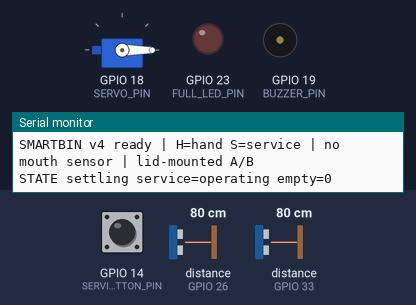
This program was run on a simulated ESP32. On the bench: servo, output pins drawn as LEDs (lit = HIGH), buzzer (waves = sounding, pin HIGH), the last lines printed to the serial monitor. Wiring (from diagram.json): 2 × ultrasonic range finder: trigger GPIO 25, echo GPIO 26 / trigger GPIO 32, echo GPIO 33. Wiring (inferred from the names in the program): IR receiver: data GPIO 13. The inputs (shaded band) are chosen by the test bench; at power-on: GPIO 14 (SERVICE_BUTTON_PIN) HIGH, distance to the obstacle (sensors on GPIO 26, GPIO 33) 80 cm. The echo pulse lasts 58.3 µs per cm; WiFi joins after 1.5 s; servers stay silent unless stated; random numbers use the default seed unless the program sets one; no MQTT or app messages arrive unless stated; servo pulses on a pin are drawn as a servo (544–2400 µs = 0–180°); pins used as bus, display or sensor lines are not drawn.

Above: at 1.2 s.
1.3 s: GPIO 14 (SERVICE_BUTTON_PIN) pulled LOW for 0.15 s
At 2.5 s:
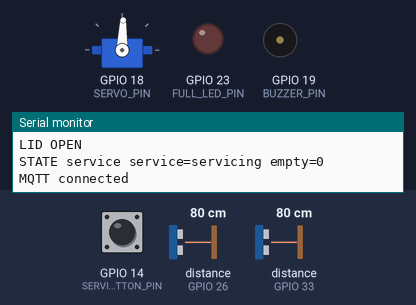
2.9 s: GPIO 14 (SERVICE_BUTTON_PIN) pulled LOW for 1 s
At 3.8 s:
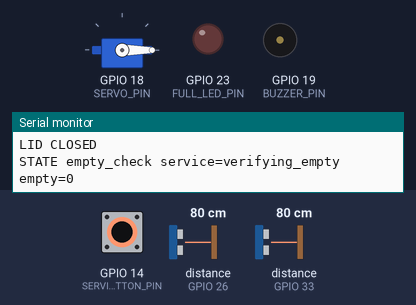
5.4 s: GPIO 14 (SERVICE_BUTTON_PIN) pulled LOW for 3.2 s
At 6.9 s:
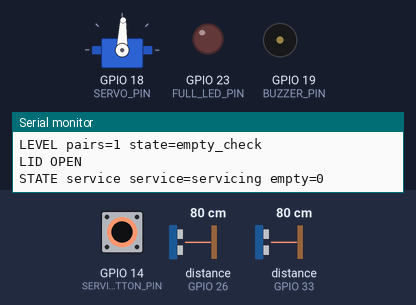
Timing chart, 0 to 8.4 s (numbered marks = the images above; inputs shaded):
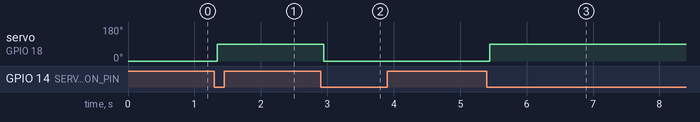

Measured:
- after the input at 1.3 s, servo on GPIO 18 (SERVO_PIN): 0° → 88° at once
- after the input at 2.9 s, servo on GPIO 18 (SERVO_PIN): 88° → 0° at once
- after the input at 5.4 s, servo on GPIO 18 (SERVO_PIN): 0° → 88° after 0.05 s

The program:

main.cpp
```cpp
#include <Arduino.h>
#include "config.h"
#include "controller.h"
#include <esp_system.h>
#include <WiFi.h>
#include <PubSubClient.h>
#include <ArduinoJson.h>
#include <esp_arduino_version.h>
#if BIN_ENABLE_BLYNK
#include <BlynkSimpleEsp32.h>
#endif

// The Arduino loop owns sensors/actuators; the network task owns all clients.
// Queues carry copies, so a stalled MQTT/Blynk connection cannot stall the lid.
struct Snapshot {
  uint32_t uptime, sampleAge;
  float distance, fill;
  float distanceA, distanceB, fillA, fillB;
  uint8_t sensorCount;
  SmartBin::LevelState levelState;
  bool sensorOkA, sensorOkB;
  bool sensorOk, hand, lidOpen, full, muted, remote;
  bool handHeld, emptyVerified;
  const char* measurementStatus;
  SmartBin::ServiceMode serviceMode;
  uint32_t openCount;
  char lastCommandId[49];
  char lastCommandResult[17];
};
using Action = SmartBin::Control;
struct Command { Action action; char id[49]; uint32_t deadline; };
QueueHandle_t snapshotQueue, commandQueue;
SmartBin::Controller controller;
SmartBin::Button serviceButton;
WiFiClient transport;
PubSubClient mqtt(transport);
String telemetryTopic, commandTopic, availabilityTopic;
bool lastLid = false, lastBuzz = false;
char lastCommandId[49] = "";
char lastCommandResult[17] = "none";
char bootId[17] = "";
SmartBin::LevelState lastReportedState=SmartBin::LevelState::Warming;
SmartBin::ServiceMode lastReportedMode=SmartBin::ServiceMode::Operating;
bool lastReportedEmpty=false;

void servoAngle(int degrees) {
  const uint32_t us = map(degrees, 0, 180, Config::SERVO_MIN_US, Config::SERVO_MAX_US);
  const uint32_t duty = us * 65535UL / 20000UL;
#if ESP_ARDUINO_VERSION_MAJOR >= 3
  ledcWrite(Config::SERVO_PIN, duty);
#else
  ledcWrite(0, duty);
#endif
}

void buzzer(bool on) {
  if (on == lastBuzz) return;
  lastBuzz = on;
#if ESP_ARDUINO_VERSION_MAJOR >= 3
  ledcWriteTone(Config::BUZZER_PIN, on ? 2000 : 0);
#else
  ledcWriteTone(2, on ? 2000 : 0);
#endif
}

void onMqtt(char*, byte* payload, unsigned length) {
  if(!Config::REMOTE_CONTROL)return;
  StaticJsonDocument<384> doc;
  if (length > 360 || deserializeJson(doc, payload, length)) return;
  const char* name = doc["command"] | "";
  const char* id = doc["request_id"] | "";
  if (strlen(id) == 0 || strlen(id) > 48) return;
  if(strcmp(doc["boot_id"] | "",bootId) || !doc["expires_at_uptime_ms"].is<uint32_t>())return;
  const uint32_t deadline=doc["expires_at_uptime_ms"].as<uint32_t>();
  if(!SmartBin::commandFresh(millis(),deadline))return;
  static char recent[24][49]={};
  static unsigned next=0;
  for(const auto& previous:recent)if(!strcmp(previous,id))return;
  Command cmd{};
  if (!strcmp(name,"open")) cmd.action = Action::Open;
  else if (!strcmp(name,"auto")) cmd.action = Action::Auto;
  else if (!strcmp(name,"mute")) cmd.action = Action::Mute;
  else if (!strcmp(name,"unmute")) cmd.action = Action::Unmute;
  else if (!strcmp(name,"begin_service")) cmd.action = Action::BeginService;
  else if (!strcmp(name,"finish_service")) cmd.action = Action::FinishService;
  else if (!strcmp(name,"recheck")) cmd.action = Action::Recheck;
  else return;
  strlcpy(cmd.id, id, sizeof(cmd.id));
  cmd.deadline=deadline;
  if (xQueueSend(commandQueue, &cmd, 0) != pdTRUE) Serial.println("COMMAND queue full");
  else {strlcpy(recent[next],id,sizeof(recent[next])); next=(next+1)%24;}
}

void publishSnapshot(const Snapshot& s) {
  StaticJsonDocument<1536> doc;
  doc["schema"] = 4;
  doc["source"] = "esp32";
  doc["mouth_sensor_available"] = false;
  doc["mouth_blocked"] = nullptr;
  doc["lid_position_confirmed"] = false;
  doc["measurement_status"] = s.measurementStatus;
  doc["boot_id"] = bootId;
  doc["remote_control"] = Config::REMOTE_CONTROL;
  doc["device_id"] = "bin-a7f39c";
  doc["uptime_ms"] = s.uptime;
  doc["sample_age_ms"] = s.sampleAge;
  doc["sensor_ok"] = s.sensorOk;
  doc["sensor_count"] = s.sensorCount;
  doc["hand_held"] = s.handHeld;
  doc["empty_verified"] = s.emptyVerified;
  doc["service_mode"] = SmartBin::serviceName(s.serviceMode);
  doc["level_state"] = SmartBin::stateName(s.levelState);
  doc["sensor_a_ok"] = s.sensorOkA;
  doc["sensor_b_ok"] = s.sensorCount == 2 && s.sensorOkB;
  if (s.sensorOkA) { doc["distance_a_cm"] = s.distanceA; doc["fill_a_percent"] = s.fillA; }
  else { doc["distance_a_cm"] = nullptr; doc["fill_a_percent"] = nullptr; }
  if (s.sensorCount == 2 && s.sensorOkB) { doc["distance_b_cm"] = s.distanceB; doc["fill_b_percent"] = s.fillB; }
  else { doc["distance_b_cm"] = nullptr; doc["fill_b_percent"] = nullptr; }
  if (s.sensorOk) { doc["distance_cm"] = s.distance; doc["fill_percent"] = s.fill; }
  else { doc["distance_cm"] = nullptr; doc["fill_percent"] = nullptr; }
  doc["hand_detected"] = s.hand;
  doc["lid"] = s.lidOpen ? "open" : "closed";
  doc["full"] = s.full;
  doc["muted"] = s.muted;
  doc["mode"] = s.remote ? "remote_timed" : "auto";
  doc["open_count"] = s.openCount;
  doc["last_command_id"] = s.lastCommandId;
  doc["last_command_result"] = s.lastCommandResult;
  doc["rssi"] = WiFi.RSSI();
  char output[1536];
  size_t n = serializeJson(doc, output, sizeof(output));
  // Non-retained telemetry: dashboard must receive fresh data after reconnect.
  if (mqtt.connected() && !mqtt.publish(telemetryTopic.c_str(), reinterpret_cast<const uint8_t*>(output), n, false))
    Serial.println("MQTT telemetry publish failed");
#if BIN_ENABLE_BLYNK
  if (Blynk.connected()) {
    Blynk.virtualWrite(V4, s.sensorOk ? 1 : 0);
    if (s.sensorOk) { Blynk.virtualWrite(V0, s.fill); Blynk.virtualWrite(V3, s.distance); }
    Blynk.virtualWrite(V1, s.lidOpen ? 1 : 0);
    Blynk.virtualWrite(V2, s.full ? 1 : 0);
    Blynk.virtualWrite(V5, SmartBin::stateName(s.levelState));
    Blynk.virtualWrite(V6, "not_installed");
    Blynk.virtualWrite(V7, SmartBin::serviceName(s.serviceMode));
  }
#endif
}

void networkTask(void*) {
  WiFi.mode(WIFI_STA);
  WiFi.setAutoReconnect(true);
#ifdef SMARTBIN_REAL
  WiFi.begin(REAL_WIFI_SSID, REAL_WIFI_PASSWORD);
#else
  WiFi.begin("Wokwi-GUEST", "", 6);
#endif
  telemetryTopic = String(BIN_TOPIC_PREFIX) + "/telemetry";
  commandTopic = String(BIN_TOPIC_PREFIX) + "/command";
  availabilityTopic = String(BIN_TOPIC_PREFIX) + "/availability";
  mqtt.setServer(BIN_MQTT_HOST, BIN_MQTT_PORT);
  mqtt.setCallback(onMqtt);
  mqtt.setBufferSize(1800);
  mqtt.setKeepAlive(15);
  mqtt.setSocketTimeout(1);
#if BIN_ENABLE_BLYNK
  Blynk.config(BLYNK_AUTH_TOKEN);
  uint32_t lastBlynkTry = 0;
#endif
  uint32_t lastMqttTry = 0, lastWiFiTry = 0, lastPublish = 0;
  bool triedMqtt = false;
  for (;;) {
    uint32_t now = millis();
    if (WiFi.status() != WL_CONNECTED) {
      if (SmartBin::elapsed(now,lastWiFiTry) >= 10000) {
        lastWiFiTry = now; WiFi.reconnect();
      }
    } else {
      if (!mqtt.connected() && (!triedMqtt || SmartBin::elapsed(now,lastMqttTry) >= 5000)) {
        triedMqtt = true; lastMqttTry = now;
        String id = String("smartbin-") + String(static_cast<uint32_t>(ESP.getEfuseMac()),HEX);
        bool ok = mqtt.connect(id.c_str(), strlen(BIN_MQTT_USER) ? BIN_MQTT_USER : nullptr,
            strlen(BIN_MQTT_USER) ? BIN_MQTT_PASSWORD : nullptr,
            availabilityTopic.c_str(), 1, true, "offline");
        if (ok) {
          mqtt.subscribe(commandTopic.c_str(), 0);
          mqtt.publish(availabilityTopic.c_str(),"online",true);
          Serial.println("MQTT connected");
        } else Serial.printf("MQTT retry, state=%d\n", mqtt.state());
      }
      if (mqtt.connected()) mqtt.loop();
#if BIN_ENABLE_BLYNK
      if (!Blynk.connected() && SmartBin::elapsed(now,lastBlynkTry) >= 10000) {
        lastBlynkTry = now; Blynk.connect(500);
      }
      if (Blynk.connected()) Blynk.run();
#endif
      if (SmartBin::elapsed(now,lastPublish) >= Config::TELEMETRY_INTERVAL_MS) {
        Snapshot s{};
        if (xQueuePeek(snapshotQueue, &s, 0) == pdTRUE) {
          // Do not publish an old snapshot as fresh after a long reconnect.
          if (SmartBin::elapsed(millis(), s.uptime) < 1500) publishSnapshot(s);
        }
        lastPublish = millis();
      }
    }
    vTaskDelay(pdMS_TO_TICKS(10));
  }
}

void setup() {
  Serial.begin(115200);
  snprintf(bootId,sizeof(bootId),"%08lx%08lx",static_cast<unsigned long>(esp_random()),static_cast<unsigned long>(esp_random()));
  pinMode(Config::IR_PIN, INPUT_PULLUP);
  pinMode(Config::SERVICE_BUTTON_PIN, INPUT_PULLUP);
  pinMode(Config::TRIG_PIN, OUTPUT);
  pinMode(Config::ECHO_PIN, INPUT);
  if (Config::LEVEL_SENSOR_COUNT == 2) {
    pinMode(Config::TRIG_B_PIN, OUTPUT); digitalWrite(Config::TRIG_B_PIN, LOW);
    pinMode(Config::ECHO_B_PIN, INPUT);
  }
  pinMode(Config::FULL_LED_PIN, OUTPUT);
  digitalWrite(Config::TRIG_PIN, LOW);
#if ESP_ARDUINO_VERSION_MAJOR >= 3
  ledcAttachChannel(Config::SERVO_PIN, 50, 16, 0);
  ledcAttachChannel(Config::BUZZER_PIN, 2000, 8, 2);
#else
  ledcSetup(0, 50, 16); ledcAttachPin(Config::SERVO_PIN, 0);
  ledcSetup(2, 2000, 8); ledcAttachPin(Config::BUZZER_PIN, 2);
#endif
  servoAngle(Config::SERVO_CLOSED_DEG);
  snapshotQueue = xQueueCreate(1, sizeof(Snapshot));
  commandQueue = xQueueCreate(8, sizeof(Command));
  if (!snapshotQueue || !commandQueue) { Serial.println("FATAL: queue allocation"); abort(); }
  if (xTaskCreatePinnedToCore(networkTask,"network",8192,nullptr,1,nullptr,0) != pdPASS) {
    Serial.println("FATAL: network task allocation"); abort();
  }
  Serial.println("SMARTBIN v4 ready | H=hand S=service | no mouth sensor | lid-mounted A/B");
}

float readDistance(int trig, int echo) {
  digitalWrite(trig, LOW); delayMicroseconds(2);
  digitalWrite(trig, HIGH); delayMicroseconds(10); digitalWrite(trig, LOW);
  unsigned long us = pulseIn(echo, HIGH, Config::ECHO_TIMEOUT_US);
  return us ? us / 58.0f : NAN;
}

void loop() {
  uint32_t now=millis();
  if(serviceButton.pressed(now,digitalRead(Config::SERVICE_BUTTON_PIN)==LOW)) {
    controller.command(controller.service.mode==SmartBin::ServiceMode::Servicing ?
      Action::FinishService : Action::BeginService,now);
  }
  Command cmd{};
  if(xQueueReceive(commandQueue,&cmd,0)==pdTRUE) {
    const bool fresh=SmartBin::commandFresh(now,cmd.deadline);
    const bool accepted=fresh && controller.command(cmd.action,now);
    strlcpy(lastCommandId,cmd.id,sizeof(lastCommandId));
    strlcpy(lastCommandResult,!fresh?"expired":!accepted?"rejected":
      (cmd.action==Action::BeginService || cmd.action==Action::FinishService)?"accepted":"applied",sizeof(lastCommandResult));
    Serial.printf("COMMAND %s id=%s\n",lastCommandResult,cmd.id);
  }
  controller.tick(now,digitalRead(Config::IR_PIN)==LOW);
  if(controller.lid.open!=lastLid) {
    lastLid=controller.lid.open;
    servoAngle(lastLid?Config::SERVO_OPEN_DEG:Config::SERVO_CLOSED_DEG);
    Serial.println(lastLid?"LID OPEN":"LID CLOSED");
  }
  // The same scheduler runs in the desktop simulator. No pings while opening,
  // open, closing or settling. A lid cycle cancels an unfinished A/B pair.
  const unsigned sensor=controller.nextSensor(now);
  if(sensor) {
    const float cm=readDistance(sensor==1?Config::TRIG_PIN:Config::TRIG_B_PIN,
                                sensor==1?Config::ECHO_PIN:Config::ECHO_B_PIN);
    // Use the start timestamp: a timeout must not advance a second trigger.
    controller.sample(now,sensor,cm);
    if(sensor==Config::LEVEL_SENSOR_COUNT) Serial.printf("LEVEL pairs=%lu state=%s\n",
      static_cast<unsigned long>(controller.pairs),SmartBin::stateName(controller.state(millis())));
  }
  now=millis();
  const auto state=controller.state(now);
  const auto mode=controller.service.mode;
  const bool empty=controller.assessment.emptyVerified();
  if(state!=lastReportedState || mode!=lastReportedMode || empty!=lastReportedEmpty) {
    Serial.printf("STATE %s service=%s empty=%d\n",SmartBin::stateName(state),SmartBin::serviceName(mode),empty);
    lastReportedState=state;lastReportedMode=mode;lastReportedEmpty=empty;
  }
  const bool full=controller.full(now),warning=controller.warning(now);
  digitalWrite(Config::FULL_LED_PIN,full || (warning && now%1000<500)?HIGH:LOW);
  const uint32_t phase=now%Config::WARNING_BUZZER_PERIOD_MS;
  const bool fullTone=controller.fullAlarmTone(now);
  const bool warningTone=warning && !controller.lid.muted && (phase<100 || (phase>=250 && phase<350));
  buzzer(fullTone || warningTone);
  Snapshot s{};
  s.uptime=now;
  s.sampleAge=Config::LEVEL_SENSOR_COUNT==2 ? max(SmartBin::elapsed(now,controller.lastA),SmartBin::elapsed(now,controller.lastB)) : SmartBin::elapsed(now,controller.lastA);
  s.distance=Config::LEVEL_SENSOR_COUNT==2 ? (controller.a.distance+controller.b.distance)/2 : controller.a.distance;
  s.fill=Config::LEVEL_SENSOR_COUNT==2 ? (controller.a.percent+controller.b.percent)/2 : controller.a.percent;
  s.distanceA=controller.a.distance;s.distanceB=controller.b.distance;
  s.fillA=controller.a.percent;s.fillB=controller.b.percent;
  s.sensorCount=Config::LEVEL_SENSOR_COUNT;s.levelState=state;
  s.sensorOkA=controller.okA(now);s.sensorOkB=controller.okB(now);s.sensorOk=controller.sensorOk(now);
  s.hand=controller.lid.hand;s.lidOpen=controller.lid.open;s.full=full;
  s.handHeld=controller.handHeld(now);s.emptyVerified=empty;s.serviceMode=mode;
  s.measurementStatus=controller.measurementStatus(now);
  s.muted=controller.lid.muted;s.remote=controller.lid.remote;s.openCount=controller.openCount;
  strlcpy(s.lastCommandId,lastCommandId,sizeof(s.lastCommandId));
  strlcpy(s.lastCommandResult,lastCommandResult,sizeof(s.lastCommandResult));
  xQueueOverwrite(snapshotQueue,&s);
  delay(5);
}
```

secrets.example.h
```cpp
#pragma once
// Copy to secrets.h. Never commit real credentials.
#define REAL_WIFI_SSID "YOUR_2_4_GHZ_WIFI"
#define REAL_WIFI_PASSWORD "YOUR_WIFI_PASSWORD"
// Public broker for classroom simulation. For a local broker in Wokwi VS Code:
// #define BIN_MQTT_HOST "host.wokwi.internal"
#define BIN_MQTT_HOST "broker.hivemq.com"
#define BIN_MQTT_PORT 1883
#define BIN_MQTT_USER ""
#define BIN_MQTT_PASSWORD ""
#define BIN_TOPIC_PREFIX "iot/nhom6/bin-a7f39c"
// 2 = two spatial measurements; 1 = high level remains unverified, never auto-full.
#define BIN_LEVEL_SENSOR_COUNT 2
// Real hardware disables MQTT control by default. Enable only with your secured broker/network.
// #define BIN_ALLOW_REMOTE_CONTROL 1
// Enable only after creating your Blynk device and datastreams (see docs/BLYNK.md).
#define BIN_ENABLE_BLYNK 0
#define BLYNK_TEMPLATE_ID "YOUR_TEMPLATE_ID"
#define BLYNK_TEMPLATE_NAME "Thung rac thong minh"
#define BLYNK_AUTH_TOKEN "YOUR_DEVICE_AUTH_TOKEN"
```

assessment_checks.cpp
```cpp
#include "bin_logic.h"
// Compile-time behavioral tests of the same transition function the firmware uses.
namespace {
using namespace SmartBin;
constexpr Evaluation start;
constexpr auto high1=evaluateLevel(start,92,94,2,3);
constexpr auto high2=evaluateLevel(high1,92,94,2,3);
constexpr auto high3=evaluateLevel(high2,92,94,2,3);
static_assert(!high1.full && !high2.full && high3.full,"Require three new high pairs");
static_assert(evaluateLevel(start,90,90,2,3).state==LevelState::Normal,"Exactly 90 is not high");
static_assert(evaluateLevel(high3,87,86,2,3).full,"Hold confirmed full in hysteresis band");
static_assert(!evaluateLevel(high3,84,86,2,3).full,"A low region clears full");
constexpr auto mismatch1=evaluateLevel(start,95,20,2,3);
constexpr auto mismatch2=evaluateLevel(mismatch1,95,20,2,3);
constexpr auto mismatch3=evaluateLevel(mismatch2,95,20,2,3);
static_assert(mismatch1.state==LevelState::Checking && mismatch3.state==LevelState::ObstructionSuspected,"Persistent spatial disagreement is suspected obstruction");
static_assert(!mismatch3.full,"Obstruction must never be full");
static_assert(evaluateLevel(high3,95,20,2,3).state==LevelState::Checking,"Mismatch clears an existing full result immediately");
constexpr auto interrupted=evaluateLevel(high2,40,40,2,3);
static_assert(!evaluateLevel(interrupted,92,94,2,3).full,"Interrupted confirmation starts again");
constexpr auto single=evaluateLevel(start,100,0,1,3);
static_assert(!single.full && single.state==LevelState::HighUnverified,"One sensor cannot establish fullness");
static_assert(evaluateLevel(single,87,0,1,3).state==LevelState::HighUnverified,"Single high uses hysteresis");
static_assert(evaluateLevel(single,84,0,1,3).state==LevelState::Normal,"Single high clears below 85");
static_assert(evaluateLevel(start,-1,50,2,3).state==LevelState::SensorFault,"Reject invalid percentages");
static_assert(evaluateLevel(start,50,50,2,0).state==LevelState::SensorFault,"Reject zero confirmation count");
static_assert(!evaluateLevel(Evaluation(LevelState::SensorFault),92,94,2,3).full,"Fault recovery must reconfirm");
static_assert(!evaluateLevel(Evaluation(LevelState::Settling),92,94,2,3).full,"Lid settling resets confirmation");
}
```

Source omitted: bin_logic.h (5666 bytes), controller.h (6193 bytes), supervision.h (4809 bytes), supervision_checks.cpp (2820 bytes), config.h (2672 bytes)
